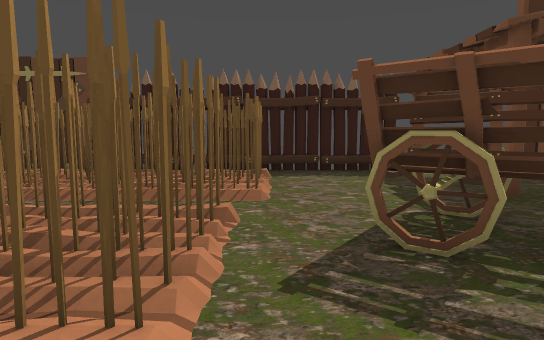
View 1 (above)

20 first-person views from a walk through a 3-D level made in the Godot game engine. The camera is 1.2 m above the floor, tilts 6° down and sees 75° across. The floor is counted in squares, 2 m on a side. Each view is taken from the middle of a square. On the plan, view 1 faces up. The plan holds only what a view shows up to about 10 squares ahead; the rest is blank. The place goes on beyond the plan. Some surface patterns are stand-ins.

View 2
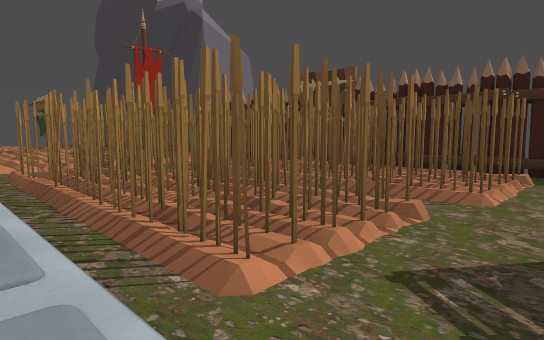

View 3
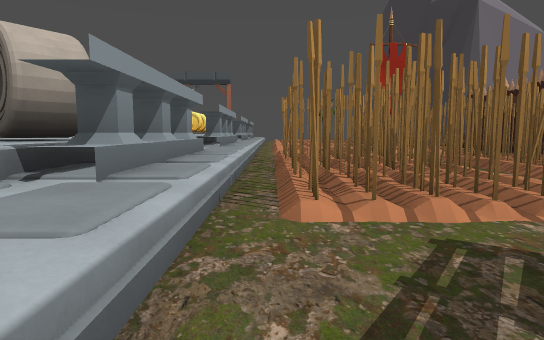

View 4
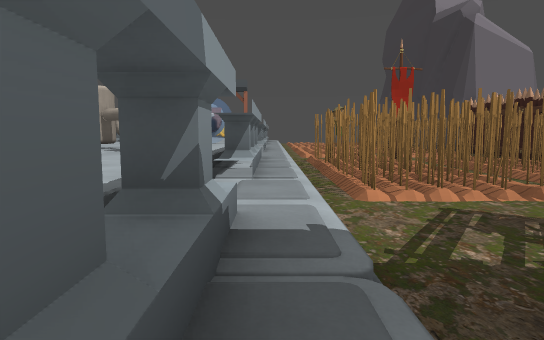

View 5
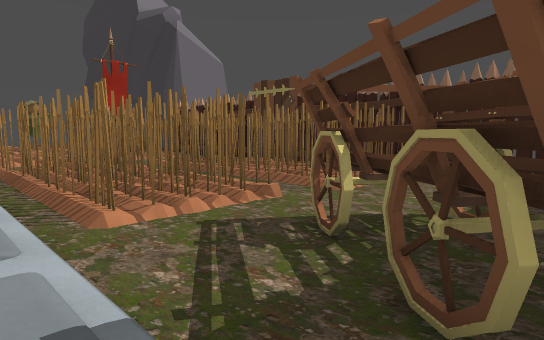

View 6
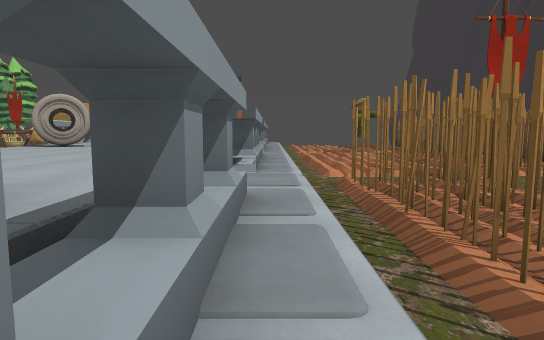

View 7
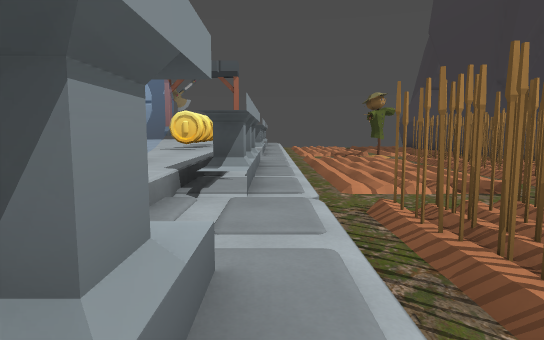

View 8
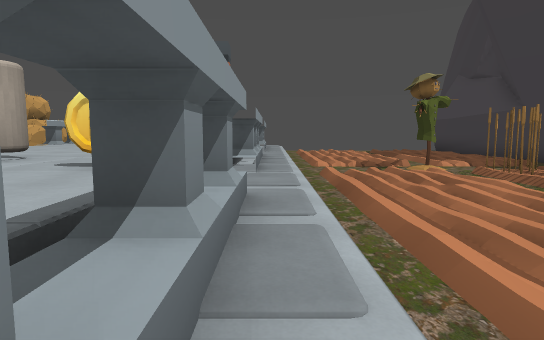

View 9
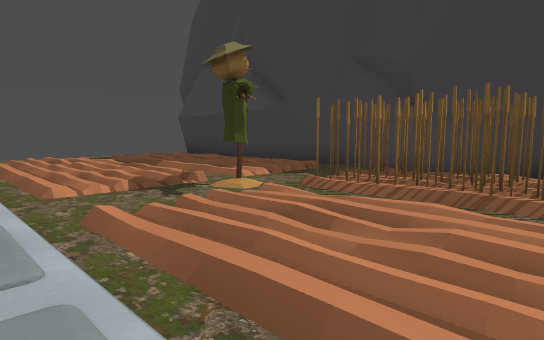

View 10
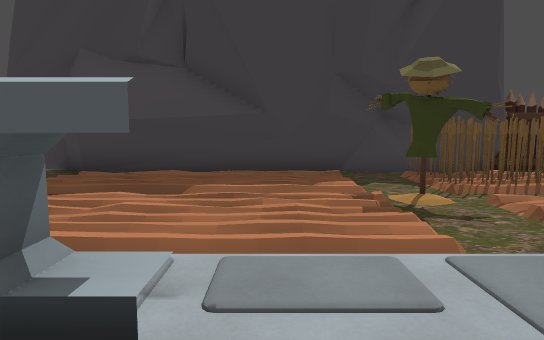

View 11
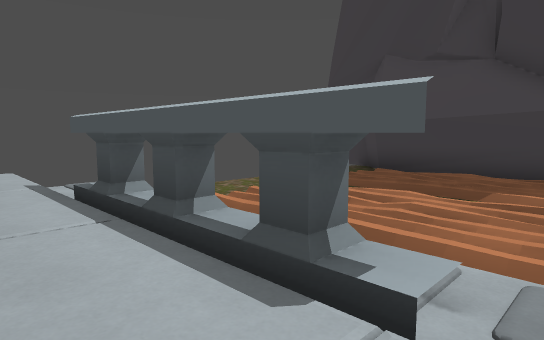

View 12
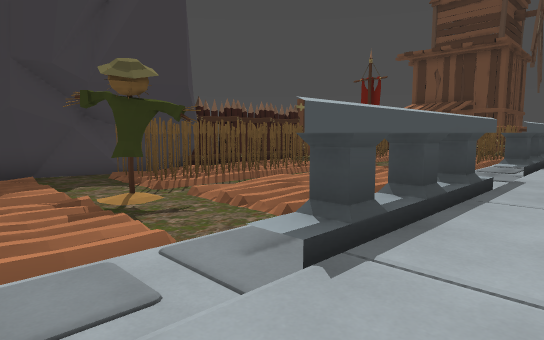

View 13
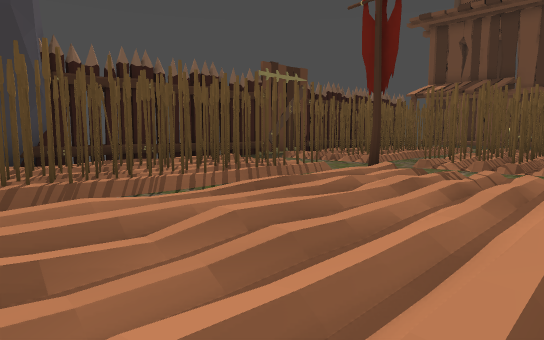

View 14
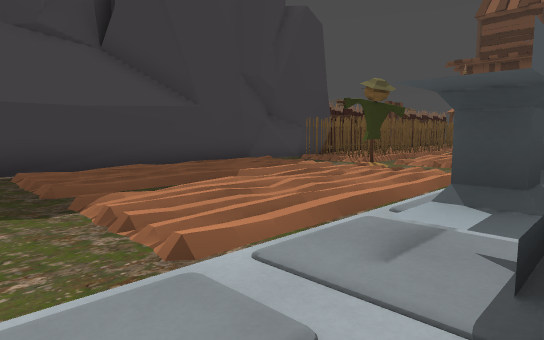

View 15
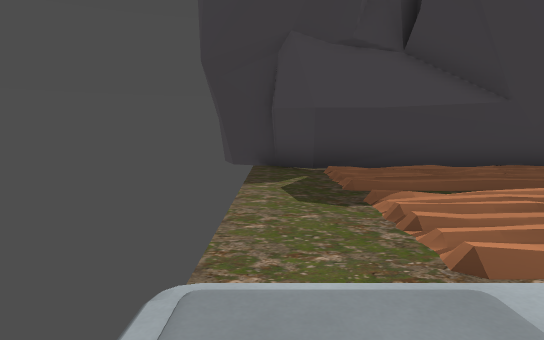

View 16
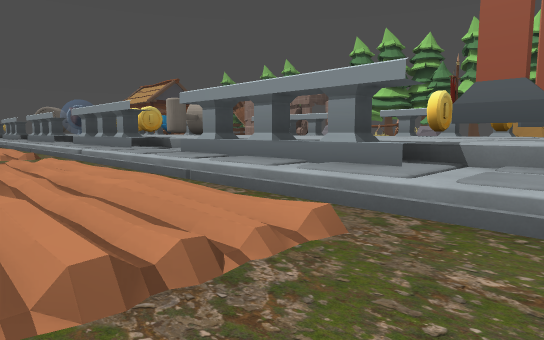

View 17
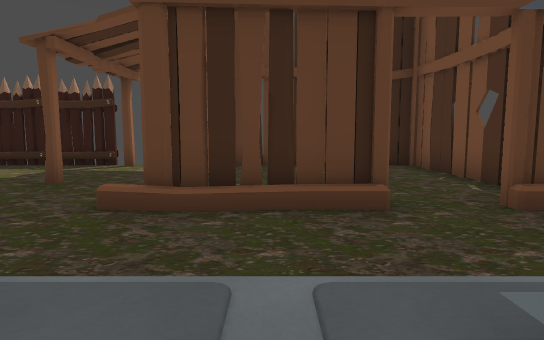

View 18
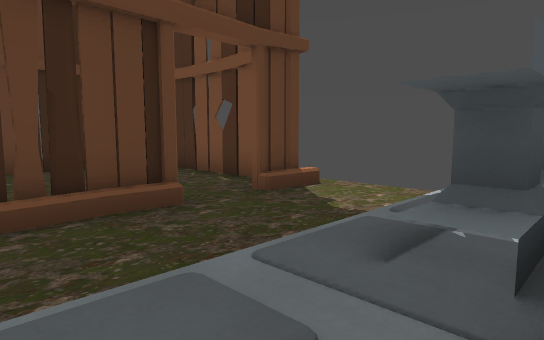

View 19
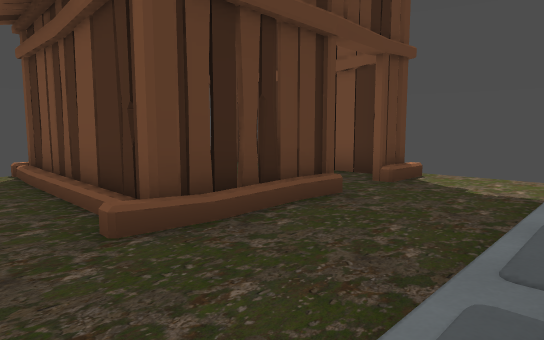

View 20
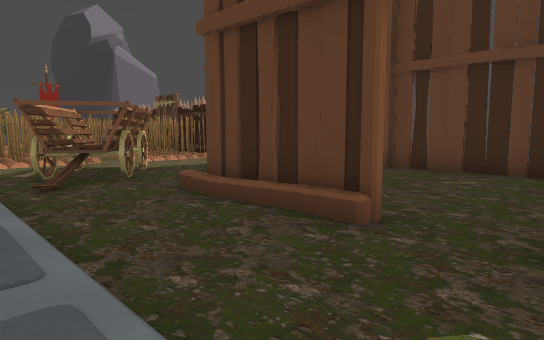

### Floor plan
Key: @ floor where view 1 was taken; # wall or solid block; x gap in a wall; . main floor; : floor 0.5 m higher than the main floor; + floor 1 m higher than the main floor; / step, stairs or slope; = window, fence, low wall or low ledge; F fence; C coin; O other object.
Columns run from 25 left of view 1 to 11 right of it. Each row starts with its distance up from view 1.
  9 ###           #FFFF##FFFFFFF#   =####
  8  .##  #######F    ..     ...F..#....#
  7  .#####//..#######.#######.....#....#
  6  .///////.########.#######.....#....#
  5  .///////.########.#######..#..#....#
  4  ........#.......#.........#...#....#
  3  ..//////..///////#######.###..###.##
  2  .////////.///////#######..##........
  1  .///////.////////#######..../.......
  0  :/:::://:::::/::::::::::@::::::::::
 -1  //####//##x#//####//####//### //##
 -2   ##++++/++ OCC+   +/+##++/
 -3    ++++            ++##
 -4    OC+       #     ++#

Where each view was taken, in squares from view 1:
view 1: 0 up, 0 right, facing up
view 2: 0 up, 1 right, facing up-left
view 3: 1 up, 2 right, facing left
view 4: 0 up, 4 right, facing left
view 5: 0 up, 3 right, facing up-left
view 6: 0 up, 1 left, facing left
view 7: 0 up, 3 left, facing left
view 8: 0 up, 7 left, facing left
view 9: 0 up, 11 left, facing up-left
view 10: 2 down, 18 left, facing up
view 11: 2 down, 18 left, facing up-left
view 12: 2 down, 18 left, facing up-right
view 13: 1 up, 13 left, facing up-right
view 14: 1 down, 24 left, facing up-right
view 15: 1 down, 24 left, facing up
view 16: 3 up, 24 left, facing down-right
view 17: 1 down, 7 right, facing up
view 18: 1 down, 6 right, facing up-right
view 19: 0 up, 4 right, facing up-right
view 20: 0 up, 10 right, facing up-left
